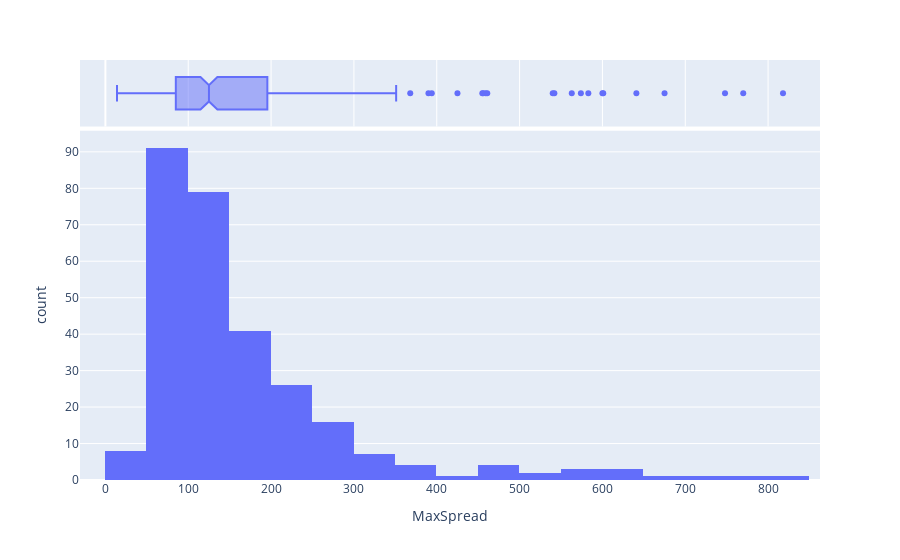

Notebook cell for this chart:
### Code cell
fig= px.histogram(df,x=df['MaxSpread'],marginal='box')
fig.show()

### Figure 1 — Plotly figure (JSON) as saved in the notebook; plotly's stock layout.template omitted (floating-point values rounded to 4 significant figures; data arrays with more than 128 entries replaced by an {"elided": "..."} marker saying what was removed)
{"data": [{"alignmentgroup": "True", "bingroup": "x", "hovertemplate": "MaxSpread=%{x}<br>count=%{y}<extra></extra>", "legendgroup": "", "marker": {"color": "#636efa", "pattern": {"shape": ""}}, "name": "", "offsetgroup": "", "orientation": "v", "showlegend": false, "type": "histogram", "x": {"elided": "289 int values"}, "xaxis": "x", "yaxis": "y"}, {"alignmentgroup": "True", "hovertemplate": "MaxSpread=%{x}<extra></extra>", "legendgroup": "", "marker": {"color": "#636efa"}, "name": "", "notched": true, "offsetgroup": "", "showlegend": false, "type": "box", "x": {"elided": "289 int values"}, "xaxis": "x2", "yaxis": "y2"}], "layout": {"barmode": "relative", "legend": {"tracegroupgap": 0}, "margin": {"t": 60}, "xaxis": {"anchor": "y", "domain": [0, 1], "title": {"text": "MaxSpread"}}, "xaxis2": {"anchor": "y2", "domain": [0, 1], "matches": "x", "showgrid": true, "showticklabels": false}, "yaxis": {"anchor": "x", "domain": [0, 0.8316], "title": {"text": "count"}}, "yaxis2": {"anchor": "x2", "domain": [0.8416, 1], "matches": "y2", "showgrid": false, "showline": false, "showticklabels": false, "ticks": ""}}}
